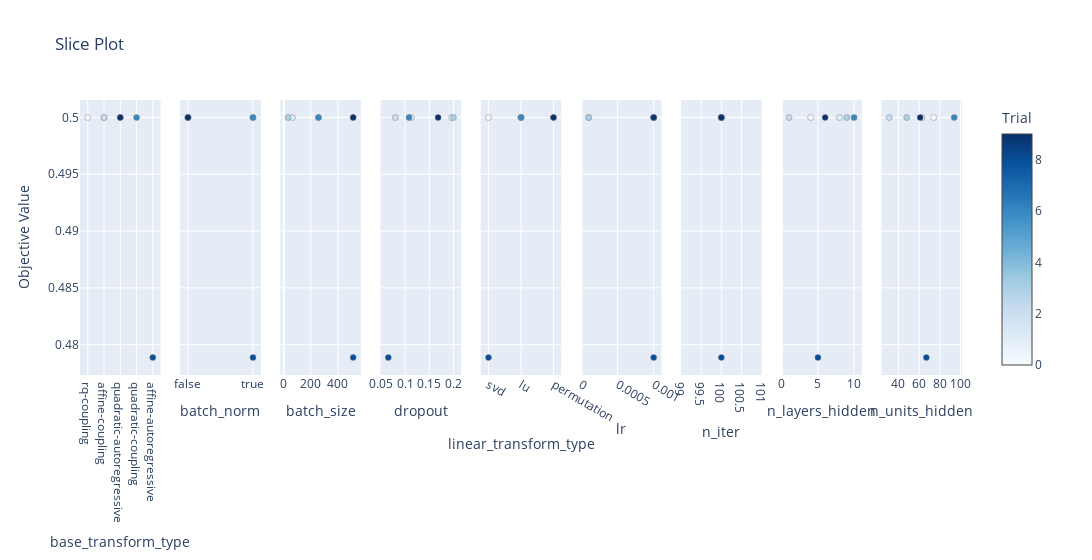

The cell this chart's notebook holds for it:
### Code cell
# Visualize individual hyperparameters as slice plot.
plot_slice(study)

### Figure 1 — Plotly figure (JSON) as saved in the notebook; plotly's stock layout.template omitted (floating-point values rounded to 4 significant figures)
{"data": [{"marker": {"color": [0, 1, 2, 3, 6, 8, 9], "colorbar": {"title": {"text": "Trial"}, "x": 1, "xpad": 40}, "colorscale": [[0, "rgb(247,251,255)"], [0.125, "rgb(222,235,247)"], [0.25, "rgb(198,219,239)"], [0.375, "rgb(158,202,225)"], [0.5, "rgb(107,174,214)"], [0.625, "rgb(66,146,198)"], [0.75, "rgb(33,113,181)"], [0.875, "rgb(8,81,156)"], [1, "rgb(8,48,107)"]], "line": {"color": "Grey", "width": 0.5}, "showscale": true}, "mode": "markers", "showlegend": false, "type": "scatter", "x": ["rq-coupling", "affine-coupling", "affine-coupling", "quadratic-autoregressive", "quadratic-coupling", "affine-autoregressive", "quadratic-autoregressive"], "xaxis": "x", "y": [0.5, 0.5, 0.5, 0.5, 0.5, 0.4789, 0.5], "yaxis": "y"}, {"marker": {"color": [0, 1, 2, 3, 6, 8, 9], "colorbar": {"title": {"text": "Trial"}, "x": 1, "xpad": 40}, "colorscale": [[0, "rgb(247,251,255)"], [0.125, "rgb(222,235,247)"], [0.25, "rgb(198,219,239)"], [0.375, "rgb(158,202,225)"], [0.5, "rgb(107,174,214)"], [0.625, "rgb(66,146,198)"], [0.75, "rgb(33,113,181)"], [0.875, "rgb(8,81,156)"], [1, "rgb(8,48,107)"]], "line": {"color": "Grey", "width": 0.5}, "showscale": false}, "mode": "markers", "showlegend": false, "type": "scatter", "x": [false, false, true, false, true, true, false], "xaxis": "x2", "y": [0.5, 0.5, 0.5, 0.5, 0.5, 0.4789, 0.5], "yaxis": "y2"}, {"marker": {"color": [0, 1, 2, 3, 6, 8, 9], "colorbar": {"title": {"text": "Trial"}, "x": 1, "xpad": 40}, "colorscale": [[0, "rgb(247,251,255)"], [0.125, "rgb(222,235,247)"], [0.25, "rgb(198,219,239)"], [0.375, "rgb(158,202,225)"], [0.5, "rgb(107,174,214)"], [0.625, "rgb(66,146,198)"], [0.75, "rgb(33,113,181)"], [0.875, "rgb(8,81,156)"], [1, "rgb(8,48,107)"]], "line": {"color": "Grey", "width": 0.5}, "showscale": false}, "mode": "markers", "showlegend": false, "type": "scatter", "x": [512, 64, 256, 32, 256, 512, 512], "xaxis": "x3", "y": [0.5, 0.5, 0.5, 0.5, 0.5, 0.4789, 0.5], "yaxis": "y3"}, {"marker": {"color": [0, 1, 2, 3, 6, 8, 9], "colorbar": {"title": {"text": "Trial"}, "x": 1, "xpad": 40}, "colorscale": [[0, "rgb(247,251,255)"], [0.125, "rgb(222,235,247)"], [0.25, "rgb(198,219,239)"], [0.375, "rgb(158,202,225)"], [0.5, "rgb(107,174,214)"], [0.625, "rgb(66,146,198)"], [0.75, "rgb(33,113,181)"], [0.875, "rgb(8,81,156)"], [1, "rgb(8,48,107)"]], "line": {"color": "Grey", "width": 0.5}, "showscale": false}, "mode": "markers", "showlegend": false, "type": "scatter", "x": [0.1956, 0.113, 0.07984, 0.1995, 0.1081, 0.06542, 0.1681], "xaxis": "x4", "y": [0.5, 0.5, 0.5, 0.5, 0.5, 0.4789, 0.5], "yaxis": "y4"}, {"marker": {"color": [0, 1, 2, 3, 6, 8, 9], "colorbar": {"title": {"text": "Trial"}, "x": 1, "xpad": 40}, "colorscale": [[0, "rgb(247,251,255)"], [0.125, "rgb(222,235,247)"], [0.25, "rgb(198,219,239)"], [0.375, "rgb(158,202,225)"], [0.5, "rgb(107,174,214)"], [0.625, "rgb(66,146,198)"], [0.75, "rgb(33,113,181)"], [0.875, "rgb(8,81,156)"], [1, "rgb(8,48,107)"]], "line": {"color": "Grey", "width": 0.5}, "showscale": false}, "mode": "markers", "showlegend": false, "type": "scatter", "x": ["svd", "lu", "lu", "permutation", "lu", "svd", "permutation"], "xaxis": "x5", "y": [0.5, 0.5, 0.5, 0.5, 0.5, 0.4789, 0.5], "yaxis": "y5"}, {"marker": {"color": [0, 1, 2, 3, 6, 8, 9], "colorbar": {"title": {"text": "Trial"}, "x": 1, "xpad": 40}, "colorscale": [[0, "rgb(247,251,255)"], [0.125, "rgb(222,235,247)"], [0.25, "rgb(198,219,239)"], [0.375, "rgb(158,202,225)"], [0.5, "rgb(107,174,214)"], [0.625, "rgb(66,146,198)"], [0.75, "rgb(33,113,181)"], [0.875, "rgb(8,81,156)"], [1, "rgb(8,48,107)"]], "line": {"color": "Grey", "width": 0.5}, "showscale": false}, "mode": "markers", "showlegend": false, "type": "scatter", "x": [0.001, 0.001, 0.0001, 0.0001, 0.001, 0.001, 0.001], "xaxis": "x6", "y": [0.5, 0.5, 0.5, 0.5, 0.5, 0.4789, 0.5], "yaxis": "y6"}, {"marker": {"color": [0, 1, 2, 3, 6, 8, 9], "colorbar": {"title": {"text": "Trial"}, "x": 1, "xpad": 40}, "colorscale": [[0, "rgb(247,251,255)"], [0.125, "rgb(222,235,247)"], [0.25, "rgb(198,219,239)"], [0.375, "rgb(158,202,225)"], [0.5, "rgb(107,174,214)"], [0.625, "rgb(66,146,198)"], [0.75, "rgb(33,113,181)"], [0.875, "rgb(8,81,156)"], [1, "rgb(8,48,107)"]], "line": {"color": "Grey", "width": 0.5}, "showscale": false}, "mode": "markers", "showlegend": false, "type": "scatter", "x": [100, 100, 100, 100, 100, 100, 100], "xaxis": "x7", "y": [0.5, 0.5, 0.5, 0.5, 0.5, 0.4789, 0.5], "yaxis": "y7"}, {"marker": {"color": [0, 1, 2, 3, 6, 8, 9], "colorbar": {"title": {"text": "Trial"}, "x": 1, "xpad": 40}, "colorscale": [[0, "rgb(247,251,255)"], [0.125, "rgb(222,235,247)"], [0.25, "rgb(198,219,239)"], [0.375, "rgb(158,202,225)"], [0.5, "rgb(107,174,214)"], [0.625, "rgb(66,146,198)"], [0.75, "rgb(33,113,181)"], [0.875, "rgb(8,81,156)"], [1, "rgb(8,48,107)"]], "line": {"color": "Grey", "width": 0.5}, "showscale": false}, "mode": "markers", "showlegend": false, "type": "scatter", "x": [4, 8, 1, 9, 10, 5, 6], "xaxis": "x8", "y": [0.5, 0.5, 0.5, 0.5, 0.5, 0.4789, 0.5], "yaxis": "y8"}, {"marker": {"color": [0, 1, 2, 3, 6, 8, 9], "colorbar": {"title": {"text": "Trial"}, "x": 1, "xpad": 40}, "colorscale": [[0, "rgb(247,251,255)"], [0.125, "rgb(222,235,247)"], [0.25, "rgb(198,219,239)"], [0.375, "rgb(158,202,225)"], [0.5, "rgb(107,174,214)"], [0.625, "rgb(66,146,198)"], [0.75, "rgb(33,113,181)"], [0.875, "rgb(8,81,156)"], [1, "rgb(8,48,107)"]], "line": {"color": "Grey", "width": 0.5}, "showscale": false}, "mode": "markers", "showlegend": false, "type": "scatter", "x": [74, 63, 31, 48, 94, 67, 61], "xaxis": "x9", "y": [0.5, 0.5, 0.5, 0.5, 0.5, 0.4789, 0.5], "yaxis": "y9"}], "layout": {"title": {"text": "Slice Plot"}, "width": 2700, "xaxis": {"anchor": "y", "domain": [0, 0.09136], "title": {"text": "base_transform_type"}}, "xaxis2": {"anchor": "y2", "domain": [0.1136, 0.2049], "title": {"text": "batch_norm"}}, "xaxis3": {"anchor": "y3", "domain": [0.2272, 0.3185], "title": {"text": "batch_size"}}, "xaxis4": {"anchor": "y4", "domain": [0.3407, 0.4321], "title": {"text": "dropout"}}, "xaxis5": {"anchor": "y5", "domain": [0.4543, 0.5457], "title": {"text": "linear_transform_type"}}, "xaxis6": {"anchor": "y6", "domain": [0.5679, 0.6593], "title": {"text": "lr"}}, "xaxis7": {"anchor": "y7", "domain": [0.6815, 0.7728], "title": {"text": "n_iter"}}, "xaxis8": {"anchor": "y8", "domain": [0.7951, 0.8864], "title": {"text": "n_layers_hidden"}}, "xaxis9": {"anchor": "y9", "domain": [0.9086, 1], "title": {"text": "n_units_hidden"}}, "yaxis": {"anchor": "x", "domain": [0, 1], "title": {"text": "Objective Value"}}, "yaxis2": {"anchor": "x2", "domain": [0, 1], "matches": "y", "showticklabels": false}, "yaxis3": {"anchor": "x3", "domain": [0, 1], "matches": "y", "showticklabels": false}, "yaxis4": {"anchor": "x4", "domain": [0, 1], "matches": "y", "showticklabels": false}, "yaxis5": {"anchor": "x5", "domain": [0, 1], "matches": "y", "showticklabels": false}, "yaxis6": {"anchor": "x6", "domain": [0, 1], "matches": "y", "showticklabels": false}, "yaxis7": {"anchor": "x7", "domain": [0, 1], "matches": "y", "showticklabels": false}, "yaxis8": {"anchor": "x8", "domain": [0, 1], "matches": "y", "showticklabels": false}, "yaxis9": {"anchor": "x9", "domain": [0, 1], "matches": "y", "showticklabels": false}}}
